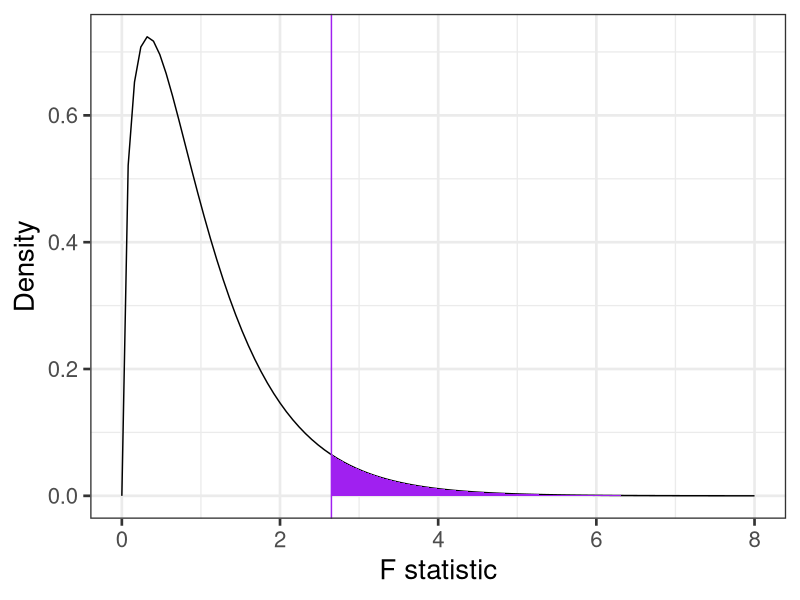
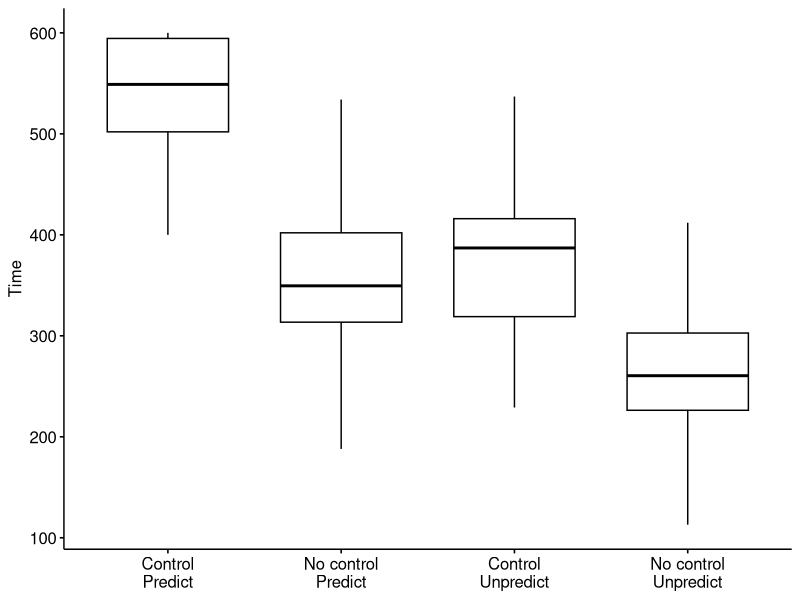
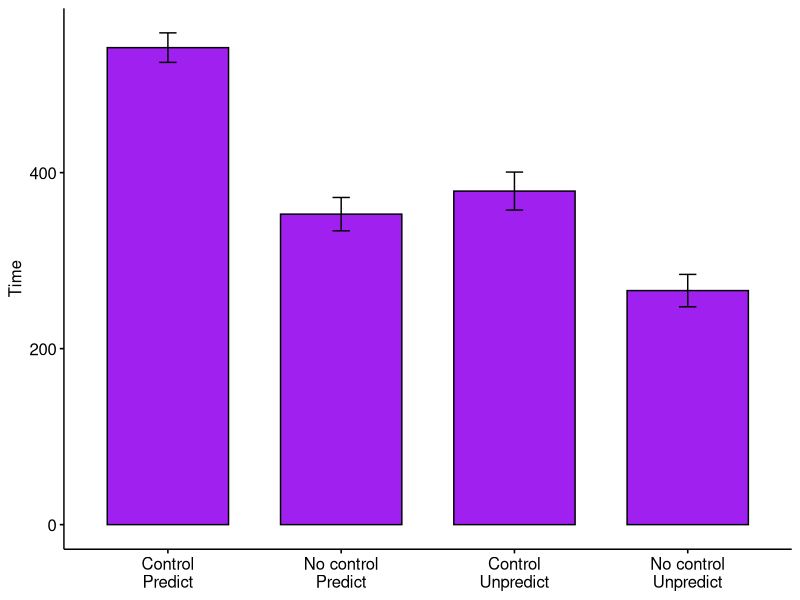
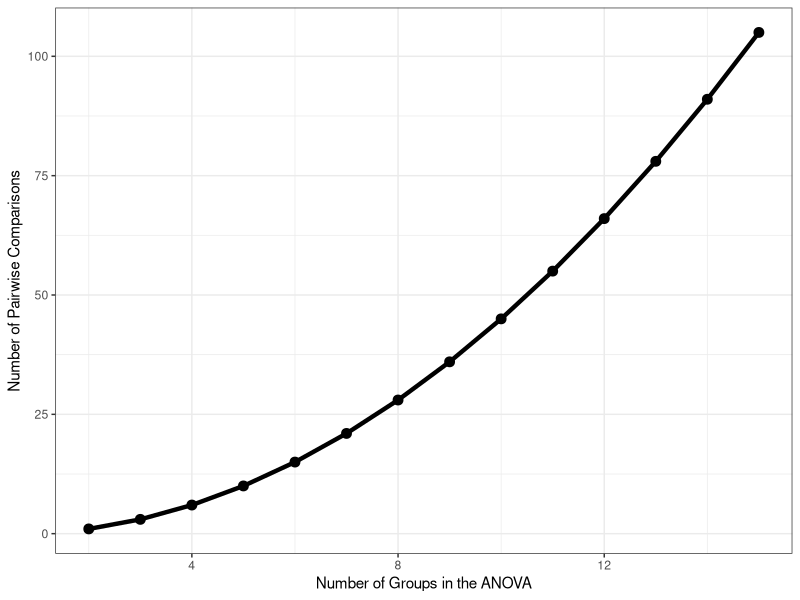
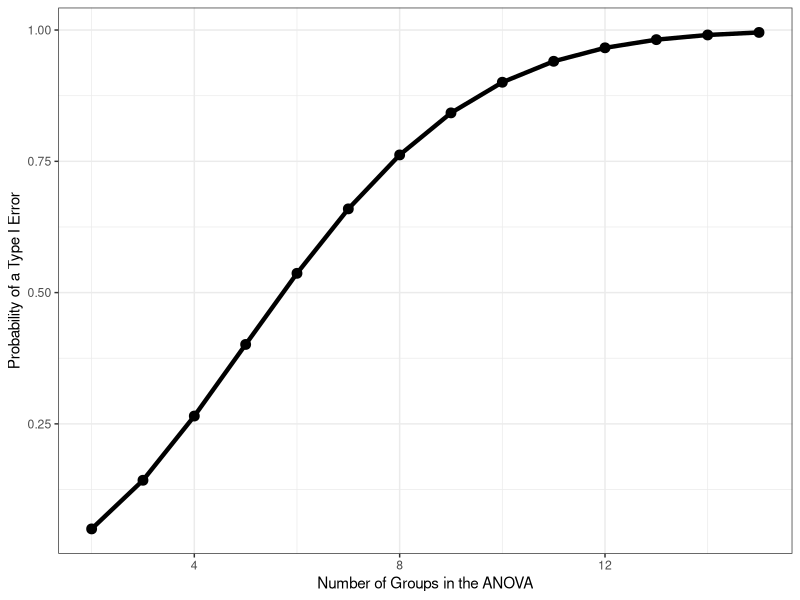

The R script that drew these images, in order:
## ---- chunk 1
options(scipen = 999)
library(tidyverse)
library(knitr)
# function to display only part of the output
hook_output <- knit_hooks$get("output")
knit_hooks$set(output = function(x, options) {
  lines <- options$output.lines
  if (is.null(lines)) {
    return(hook_output(x, options))  # pass to default hook
  }
  x <- unlist(strsplit(x, "\n"))
  more <- "..."
  if (length(lines)==1) {        # first n lines
    if (length(x) > lines) {
      # truncate the output, but add ....
      x <- c(head(x, lines), more)
    }
  } else {
    x <- c(more, x[lines], more)
  }
  # paste these lines together
  x <- paste(c(x, ""), collapse = "\n")
  hook_output(x, options)
})

knitr::opts_chunk$set(message = FALSE) # suppress messages
## ---- chunk 2
data.frame(F = c(0,8)) %>%
  ggplot(aes(x = F)) +
  stat_function(fun = function(x) df(x, df1 = 3, df2 = 196), 
                geom = "line") +
  stat_function(fun = function(x) df(x, df1 = 3, df2 = 196), 
                geom = "area", xlim = c(2.65, 8), fill = "purple") +
  geom_vline(aes(xintercept = 2.65), color = "purple")+
  scale_y_continuous("Density") + scale_x_continuous("F statistic") +
  theme_bw(base_size = 20)
## ---- chunk 3
library(here)
rotate = read.csv(here("data/pursuit_rotor.csv"))
head(rotate)
class(rotate$Group)
rotate$Group_lab = factor(rotate$Group, 
                          labels = c("Control\nPredict", 
                                     "No control\nPredict",
                                     "Control\nUnpredict",
                                     "No control\nUnpredict"))
## ---- chunk 4
library(ggpubr)
ggboxplot(data = rotate, x = "Group_lab", y = "Time", xlab = F)
## ---- chunk 5
ggbarplot(data = rotate, x = "Group_lab", y = "Time", xlab = F, add = c("mean_ci"), fill = "purple")
## ---- chunk 6
library(knitr)
library(kableExtra)
rotate %>%
  group_by(Group_lab) %>%
  summarize(N = n(),
            Mean = mean(Time, na.rm = T),
            SD = sd(Time, na.rm = T)) %>%
  kable(., digits = 2) %>% kable_styling()
## ---- chunk 7
fit_1 = lm(Time ~ Group_lab, data = rotate)
anova(fit_1)
## ---- chunk 8
fit_1.1 = lm(Time ~ Group, data = rotate)
anova(fit_1.1)
## ---- chunk 9
fit_1 = lm(Time ~ Group_lab, data = rotate)
anova(fit_1)
## ---- chunk 10
data.frame(g = 2:15) %>%
  mutate(num = (g*(g-1))/2) %>%
  ggplot(aes(x = g, y = num)) +
  geom_line(size = 1.5) +
  geom_point(size = 3)+
  scale_x_continuous("Number of Groups in the ANOVA") +
  scale_y_continuous("Number of Pairwise Comparisons") +
  theme_bw()
## ---- chunk 11
data.frame(g = 2:15) %>%
  mutate(num = (g*(g-1))/2,
         p_notype1 = (1-.05)^num,
         p_type1 = 1-p_notype1) %>%
  ggplot(aes(x = g, y = p_type1)) +
  geom_line(size = 1.5) +
  geom_point(size = 3)+
  scale_x_continuous("Number of Groups in the ANOVA") +
  scale_y_continuous("Probability of a Type I Error") +
  theme_bw()
## ---- chunk 12
pc_1 = pairwise.t.test(x = rotate$Time, g = rotate$Group, 
                       p.adjust.method = "none")
pc_1
## ---- chunk 13
pc_2 = pairwise.t.test(x = rotate$Time, g = rotate$Group, 
                       p.adjust.method = "bonferroni")
pc_2
## ---- chunk 14

data.frame(or = c(.0023, .0012, .0450, .0470, .0530, .2100),
           rank = c(6:1)) %>%
  mutate(rankp = " ",
         holm = " ") %>%
  kable(., 
        col.names = c("Original p value", "Rank", 
                      "Rank x p", "Holm")) %>% kable_styling()
## ---- chunk 15

data.frame(or = c(.0023, .0012, .0450, .0470, .0530, .2100),
           rank = c(6:1)) %>%
  mutate(rankp = or*rank,
         holm = c(.0138, .0138, .1800, .1800, .1800, .2100)) %>%
  kable(., 
        col.names = c("Original p value", "Rank", 
                      "Rank x p", "Holm")) %>% kable_styling()
## ---- chunk 16
summary(fit_1)
